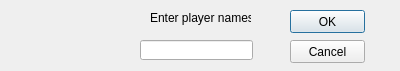
<?xml version="1.0" encoding="UTF-8"?>
<ui version="4.0">
 <class>PlayerRegistrationDialog</class>
 <widget class="QDialog" name="PlayerRegistrationDialog">
  <property name="geometry">
   <rect>
    <x>0</x>
    <y>0</y>
    <width>400</width>
    <height>71</height>
   </rect>
  </property>
  <property name="windowTitle">
   <string>Dialog</string>
  </property>
  <widget class="QLineEdit" name="lineEdit">
   <property name="geometry">
    <rect>
     <x>140</x>
     <y>40</y>
     <width>113</width>
     <height>20</height>
    </rect>
   </property>
  </widget>
  <widget class="QLabel" name="label">
   <property name="geometry">
    <rect>
     <x>150</x>
     <y>10</y>
     <width>101</width>
     <height>16</height>
    </rect>
   </property>
   <property name="text">
    <string>Enter player names.</string>
   </property>
  </widget>
  <widget class="QPushButton" name="OKButton">
   <property name="geometry">
    <rect>
     <x>290</x>
     <y>10</y>
     <width>75</width>
     <height>23</height>
    </rect>
   </property>
   <property name="text">
    <string>OK</string>
   </property>
  </widget>
  <widget class="QPushButton" name="CancelButton">
   <property name="geometry">
    <rect>
     <x>290</x>
     <y>40</y>
     <width>75</width>
     <height>23</height>
    </rect>
   </property>
   <property name="text">
    <string>Cancel</string>
   </property>
  </widget>
 </widget>
 <resources/>
 <connections/>
</ui>
